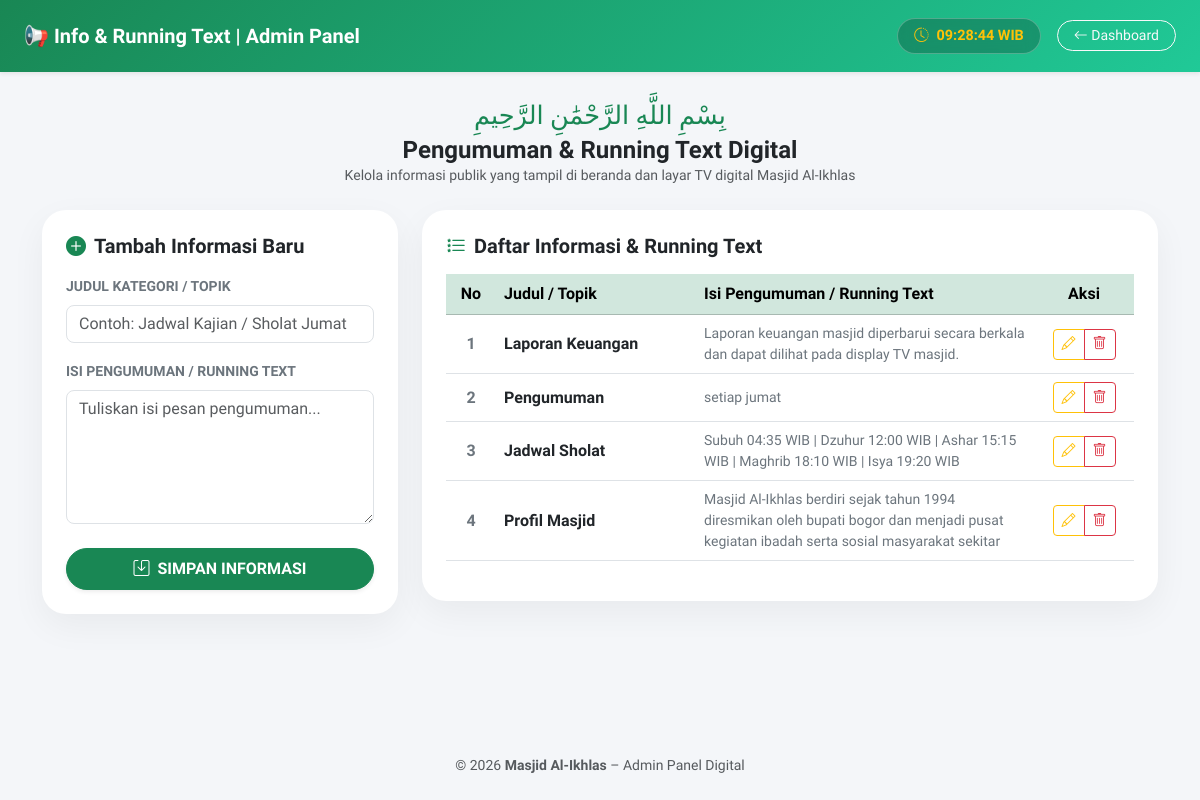
Before: /admin/info.php (signed in) with the older database file.
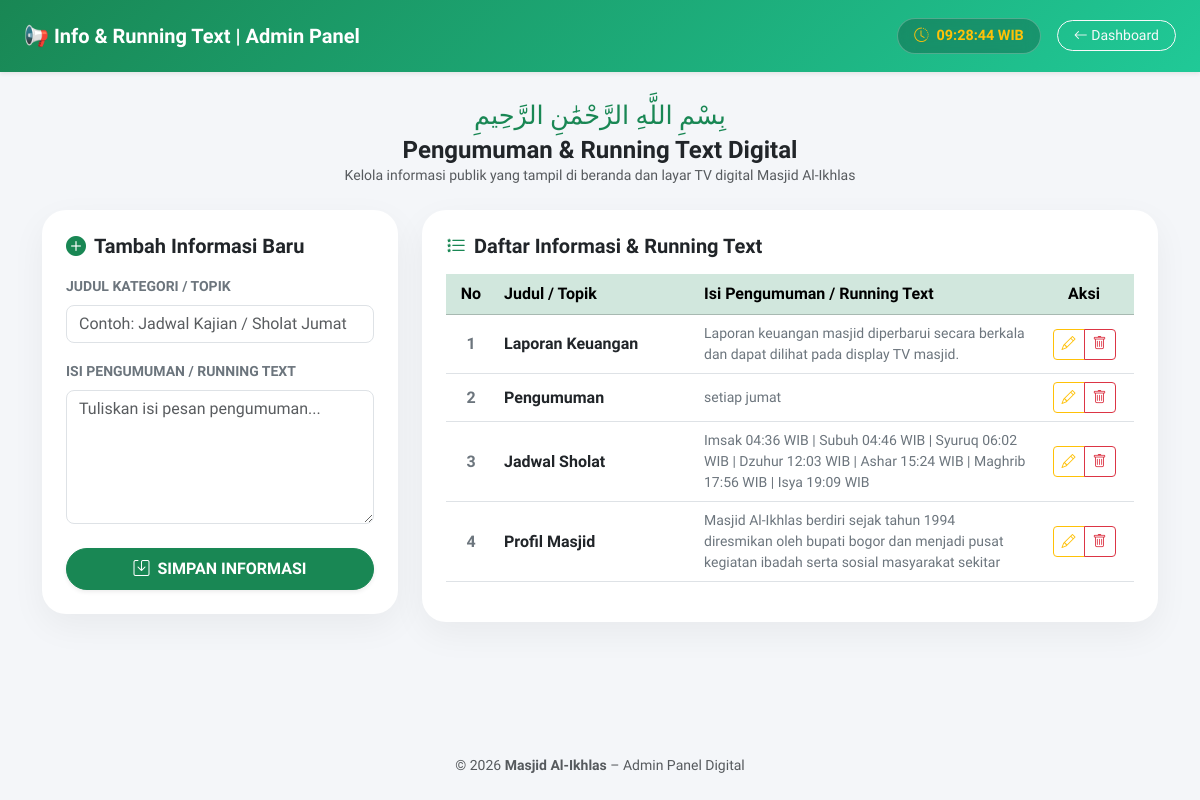
After: the same page with the newer database file.
### tables this page shows
CREATE TABLE `info_masjid` (
  `id` int(11) NOT NULL,
  `judul` varchar(100) NOT NULL,
  `isi` text NOT NULL
);

### admin/info.php (the view, shortened to what the changed rows need)
<?php
include "../config/koneksi.php";
?>
<!DOCTYPE html>
<html lang="id">
<head>
    <link href="https://cdn.jsdelivr.net/npm/bootstrap@5.3.3/dist/css/bootstrap.min.css" rel="stylesheet">
    <link href="https://cdn.jsdelivr.net/npm/bootstrap-icons@1.11.3/font/bootstrap-icons.css" rel="stylesheet">
</head>
<body>
    <div class="container pb-5">
        <div class="row g-4">
            <div class="col-lg-8">
                <div class="card card-custom p-4">
                    <div class="table-responsive">
                        <table class="table table-hover align-middle">
                            <thead class="table-success">
                                <tr>
                                    <th width="50" class="text-center">No</th>
                                    <th width="200">Judul / Topik</th>
                                    <th>Isi Pengumuman / Running Text</th>
                                    <th width="100" class="text-center">Aksi</th>
                                </tr>
                            </thead>
                            <tbody>
                                <?php
                                $no = 1;
                                $q = mysqli_query($koneksi, "SELECT * FROM info_masjid ORDER BY id DESC");
                                if(mysqli_num_rows($q) > 0){
                                    while($d = mysqli_fetch_assoc($q)){
                                ?>
                                <tr>
                                    <td class="text-center fw-bold text-secondary"><?= $no++ ?></td>
                                    <td class="fw-bold text-dark"><?= htmlspecialchars($d['judul']) ?></td>
                                    <td class="text-secondary small"><?= htmlspecialchars($d['isi']) ?></td>
                                    <td class="text-center">
                                        <div class="btn-group btn-group-sm">
                                            <a href="?edit=<?= $d['id'] ?>" class="btn btn-outline-warning" title="Edit">
                                                <i class="bi bi-pencil"></i>
                                            </a>
                                            <a href="?hapus=<?= $d['id'] ?>" onclick="return confirm('Apakah Anda yakin menghapus informasi ini?')" class="btn btn-outline-danger" title="Hapus">
                                                <i class="bi bi-trash"></i>
                                            </a>
                                        </div>
                                    </td>
                                </tr>
                                <?php
                                    }
                                }else{
                                ?>
                                <tr>
                                    <td colspan="4" class="text-center text-muted py-4">Belum ada data informasi masjid tersimpan</td>
                                </tr>
                                <?php } ?>
                            </tbody>
                        </table>
                    </div>
                </div>
            </div>
        </div>
    </div>
</body>
</html>

Changed rows visible on the page:
changed info_masjid "Jadwal Sholat": isi "Subuh 04:35 WIB | Dzuhur 12:00 WIB | Ashar 15:15 WIB | Maghrib 18:10 WIB | Isya 19:20 WIB" → "Imsak 04:36 WIB | Subuh 04:46 WIB | Syuruq 06:02 WIB | Dzuhur 12:03 WIB | Ashar 15:24 WIB | Maghrib 17:56 WIB | Isya 19:09 WIB"
